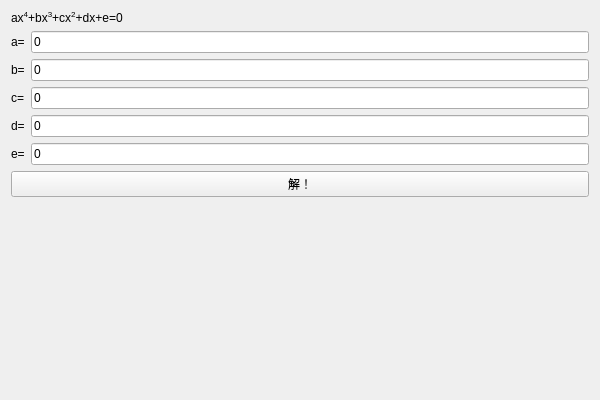
<?xml version="1.0" encoding="UTF-8"?>
<ui version="4.0">
 <class>QuarticEquationCalculatorWidgetClass</class>
 <widget class="QWidget" name="QuarticEquationCalculatorWidgetClass">
  <property name="geometry">
   <rect>
    <x>0</x>
    <y>0</y>
    <width>600</width>
    <height>400</height>
   </rect>
  </property>
  <property name="windowTitle">
   <string>一元四次方程</string>
  </property>
  <layout class="QGridLayout" name="gridLayout">
   <item row="0" column="0">
    <layout class="QGridLayout" name="gridLayout_3">
     <item row="1" column="0">
      <layout class="QGridLayout" name="gridLayout_4">
       <item row="2" column="1">
        <widget class="QLineEdit" name="lineEditC">
         <property name="contextMenuPolicy">
          <enum>Qt::NoContextMenu</enum>
         </property>
         <property name="text">
          <string notr="true">0</string>
         </property>
        </widget>
       </item>
       <item row="2" column="0">
        <widget class="QLabel" name="label_7">
         <property name="text">
          <string notr="true">c=</string>
         </property>
        </widget>
       </item>
       <item row="1" column="0">
        <widget class="QLabel" name="label_9">
         <property name="text">
          <string notr="true">b=</string>
         </property>
        </widget>
       </item>
       <item row="1" column="1">
        <widget class="QLineEdit" name="lineEditB">
         <property name="contextMenuPolicy">
          <enum>Qt::NoContextMenu</enum>
         </property>
         <property name="text">
          <string notr="true">0</string>
         </property>
        </widget>
       </item>
       <item row="0" column="0">
        <widget class="QLabel" name="label_8">
         <property name="text">
          <string notr="true">a=</string>
         </property>
        </widget>
       </item>
       <item row="3" column="1">
        <widget class="QLineEdit" name="lineEditD">
         <property name="contextMenuPolicy">
          <enum>Qt::NoContextMenu</enum>
         </property>
         <property name="text">
          <string notr="true">0</string>
         </property>
        </widget>
       </item>
       <item row="3" column="0">
        <widget class="QLabel" name="label_10">
         <property name="text">
          <string notr="true">d=</string>
         </property>
        </widget>
       </item>
       <item row="0" column="1">
        <widget class="QLineEdit" name="lineEditA">
         <property name="contextMenuPolicy">
          <enum>Qt::NoContextMenu</enum>
         </property>
         <property name="text">
          <string notr="true">0</string>
         </property>
        </widget>
       </item>
       <item row="4" column="0">
        <widget class="QLabel" name="label_11">
         <property name="text">
          <string notr="true">e=</string>
         </property>
        </widget>
       </item>
       <item row="4" column="1">
        <widget class="QLineEdit" name="lineEditE">
         <property name="contextMenuPolicy">
          <enum>Qt::NoContextMenu</enum>
         </property>
         <property name="text">
          <string notr="true">0</string>
         </property>
        </widget>
       </item>
      </layout>
     </item>
     <item row="2" column="0">
      <widget class="QPushButton" name="pushButton">
       <property name="text">
        <string notr="true">解！</string>
       </property>
      </widget>
     </item>
     <item row="0" column="0">
      <widget class="QLabel" name="label_6">
       <property name="text">
        <string notr="true">&lt;html&gt;&lt;head/&gt;&lt;body&gt;&lt;p&gt;ax&lt;span style=&quot; vertical-align:super;&quot;&gt;4&lt;/span&gt;+bx&lt;span style=&quot; vertical-align:super;&quot;&gt;3&lt;/span&gt;+cx&lt;span style=&quot; vertical-align:super;&quot;&gt;2&lt;/span&gt;+dx+e=0&lt;/p&gt;&lt;/body&gt;&lt;/html&gt;</string>
       </property>
      </widget>
     </item>
    </layout>
   </item>
   <item row="1" column="0">
    <widget class="KatexViewer" name="widget" native="true"/>
   </item>
  </layout>
 </widget>
 <layoutdefault spacing="6" margin="11"/>
 <customwidgets>
  <customwidget>
   <class>KatexViewer</class>
   <extends>QWidget</extends>
   <header>widgets/katexviewer.h</header>
   <container>1</container>
  </customwidget>
 </customwidgets>
 <tabstops>
  <tabstop>lineEditA</tabstop>
  <tabstop>lineEditB</tabstop>
  <tabstop>lineEditC</tabstop>
  <tabstop>lineEditD</tabstop>
  <tabstop>lineEditE</tabstop>
  <tabstop>pushButton</tabstop>
 </tabstops>
 <resources/>
 <connections/>
</ui>
